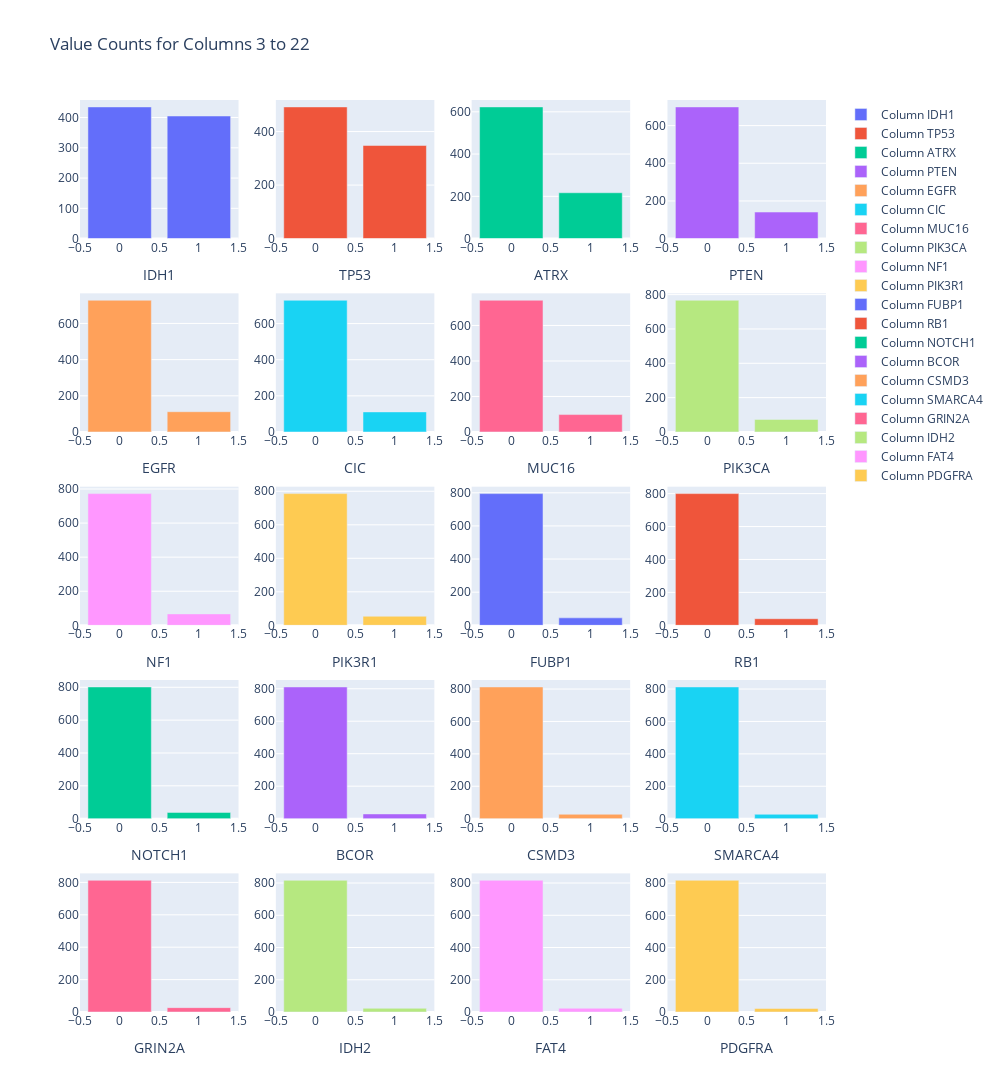

This figure's notebook cell:
### Markdown cell above
comment: Results: We identified mutations that affected amino acid 132 of IDH1 in more than 70% of WHO grade II and III astrocytomas and oligodendrogliomas and in glioblastomas that developed from these lower-grade lesions. Tumors without mutations in IDH1 often had mutations affecting the analogous amino acid (R172) of the IDH2 gene. Tumors with IDH1 or IDH2 mutations had distinctive genetic and clinical characteristics, and patients with such tumors had a better outcome than those with wild-type IDH genes. Each of four tested IDH1 and IDH2 mutations reduced the enzymatic activity of the encoded protein.

### Code cell
# Value counts for most commonly mutated genes
fig = make_subplots(rows=5, cols=4)

# Loop through columns 3 to 22 (indexing from 0 to 19)
column_names = []  # List to store column names for legend

for i, column in enumerate(df.iloc[:, 3:23].columns, start=1):
    row_num = (i - 1) // 4 + 1  # Calculate row number
    col_num = (i - 1) % 4 + 1   # Calculate column number

    value_counts = df[column].value_counts()

    fig.add_trace(
        go.Bar(x=value_counts.index, y=value_counts.values),
        row=row_num, col=col_num
    )
    
    column_names.append(f'Column {column}')  # Store column names for legend

    fig.update_xaxes(title_text=f'{column}', row=row_num, col=col_num)  # X-axis title

# Update layout for all subplots
fig.update_layout(title='Value Counts for Columns 3 to 22', width = 1000, height = 1200)
fig.for_each_trace(lambda trace: trace.update(name=column_names.pop(0)))  # Update trace names using stored column names
fig.show()

### Figure 1 — Plotly figure (JSON) as saved in the notebook; plotly's stock layout.template omitted (floating-point values rounded to 4 significant figures)
{"data": [{"name": "Column IDH1", "type": "bar", "x": [0, 1], "xaxis": "x", "y": [435, 405], "yaxis": "y"}, {"name": "Column TP53", "type": "bar", "x": [0, 1], "xaxis": "x2", "y": [492, 348], "yaxis": "y2"}, {"name": "Column ATRX", "type": "bar", "x": [0, 1], "xaxis": "x3", "y": [623, 217], "yaxis": "y3"}, {"name": "Column PTEN", "type": "bar", "x": [0, 1], "xaxis": "x4", "y": [699, 141], "yaxis": "y4"}, {"name": "Column EGFR", "type": "bar", "x": [0, 1], "xaxis": "x5", "y": [728, 112], "yaxis": "y5"}, {"name": "Column CIC", "type": "bar", "x": [0, 1], "xaxis": "x6", "y": [729, 111], "yaxis": "y6"}, {"name": "Column MUC16", "type": "bar", "x": [0, 1], "xaxis": "x7", "y": [742, 98], "yaxis": "y7"}, {"name": "Column PIK3CA", "type": "bar", "x": [0, 1], "xaxis": "x8", "y": [767, 73], "yaxis": "y8"}, {"name": "Column NF1", "type": "bar", "x": [0, 1], "xaxis": "x9", "y": [773, 67], "yaxis": "y9"}, {"name": "Column PIK3R1", "type": "bar", "x": [0, 1], "xaxis": "x10", "y": [786, 54], "yaxis": "y10"}, {"name": "Column FUBP1", "type": "bar", "x": [0, 1], "xaxis": "x11", "y": [795, 45], "yaxis": "y11"}, {"name": "Column RB1", "type": "bar", "x": [0, 1], "xaxis": "x12", "y": [800, 40], "yaxis": "y12"}, {"name": "Column NOTCH1", "type": "bar", "x": [0, 1], "xaxis": "x13", "y": [802, 38], "yaxis": "y13"}, {"name": "Column BCOR", "type": "bar", "x": [0, 1], "xaxis": "x14", "y": [811, 29], "yaxis": "y14"}, {"name": "Column CSMD3", "type": "bar", "x": [0, 1], "xaxis": "x15", "y": [813, 27], "yaxis": "y15"}, {"name": "Column SMARCA4", "type": "bar", "x": [0, 1], "xaxis": "x16", "y": [813, 27], "yaxis": "y16"}, {"name": "Column GRIN2A", "type": "bar", "x": [0, 1], "xaxis": "x17", "y": [813, 27], "yaxis": "y17"}, {"name": "Column IDH2", "type": "bar", "x": [0, 1], "xaxis": "x18", "y": [817, 23], "yaxis": "y18"}, {"name": "Column FAT4", "type": "bar", "x": [0, 1], "xaxis": "x19", "y": [817, 23], "yaxis": "y19"}, {"name": "Column PDGFRA", "type": "bar", "x": [0, 1], "xaxis": "x20", "y": [818, 22], "yaxis": "y20"}], "layout": {"height": 1200, "title": {"text": "Value Counts for Columns 3 to 22"}, "width": 1000, "xaxis": {"anchor": "y", "domain": [0, 0.2125], "title": {"text": "IDH1"}}, "xaxis10": {"anchor": "y10", "domain": [0.2625, 0.475], "title": {"text": "PIK3R1"}}, "xaxis11": {"anchor": "y11", "domain": [0.525, 0.7375], "title": {"text": "FUBP1"}}, "xaxis12": {"anchor": "y12", "domain": [0.7875, 1], "title": {"text": "RB1"}}, "xaxis13": {"anchor": "y13", "domain": [0, 0.2125], "title": {"text": "NOTCH1"}}, "xaxis14": {"anchor": "y14", "domain": [0.2625, 0.475], "title": {"text": "BCOR"}}, "xaxis15": {"anchor": "y15", "domain": [0.525, 0.7375], "title": {"text": "CSMD3"}}, "xaxis16": {"anchor": "y16", "domain": [0.7875, 1], "title": {"text": "SMARCA4"}}, "xaxis17": {"anchor": "y17", "domain": [0, 0.2125], "title": {"text": "GRIN2A"}}, "xaxis18": {"anchor": "y18", "domain": [0.2625, 0.475], "title": {"text": "IDH2"}}, "xaxis19": {"anchor": "y19", "domain": [0.525, 0.7375], "title": {"text": "FAT4"}}, "xaxis2": {"anchor": "y2", "domain": [0.2625, 0.475], "title": {"text": "TP53"}}, "xaxis20": {"anchor": "y20", "domain": [0.7875, 1], "title": {"text": "PDGFRA"}}, "xaxis3": {"anchor": "y3", "domain": [0.525, 0.7375], "title": {"text": "ATRX"}}, "xaxis4": {"anchor": "y4", "domain": [0.7875, 1], "title": {"text": "PTEN"}}, "xaxis5": {"anchor": "y5", "domain": [0, 0.2125], "title": {"text": "EGFR"}}, "xaxis6": {"anchor": "y6", "domain": [0.2625, 0.475], "title": {"text": "CIC"}}, "xaxis7": {"anchor": "y7", "domain": [0.525, 0.7375], "title": {"text": "MUC16"}}, "xaxis8": {"anchor": "y8", "domain": [0.7875, 1], "title": {"text": "PIK3CA"}}, "xaxis9": {"anchor": "y9", "domain": [0, 0.2125], "title": {"text": "NF1"}}, "yaxis": {"anchor": "x", "domain": [0.848, 1]}, "yaxis10": {"anchor": "x10", "domain": [0.424, 0.576]}, "yaxis11": {"anchor": "x11", "domain": [0.424, 0.576]}, "yaxis12": {"anchor": "x12", "domain": [0.424, 0.576]}, "yaxis13": {"anchor": "x13", "domain": [0.212, 0.364]}, "yaxis14": {"anchor": "x14", "domain": [0.212, 0.364]}, "yaxis15": {"anchor": "x15", "domain": [0.212, 0.364]}, "yaxis16": {"anchor": "x16", "domain": [0.212, 0.364]}, "yaxis17": {"anchor": "x17", "domain": [0, 0.152]}, "yaxis18": {"anchor": "x18", "domain": [0, 0.152]}, "yaxis19": {"anchor": "x19", "domain": [0, 0.152]}, "yaxis2": {"anchor": "x2", "domain": [0.848, 1]}, "yaxis20": {"anchor": "x20", "domain": [0, 0.152]}, "yaxis3": {"anchor": "x3", "domain": [0.848, 1]}, "yaxis4": {"anchor": "x4", "domain": [0.848, 1]}, "yaxis5": {"anchor": "x5", "domain": [0.636, 0.788]}, "yaxis6": {"anchor": "x6", "domain": [0.636, 0.788]}, "yaxis7": {"anchor": "x7", "domain": [0.636, 0.788]}, "yaxis8": {"anchor": "x8", "domain": [0.636, 0.788]}, "yaxis9": {"anchor": "x9", "domain": [0.424, 0.576]}}}
